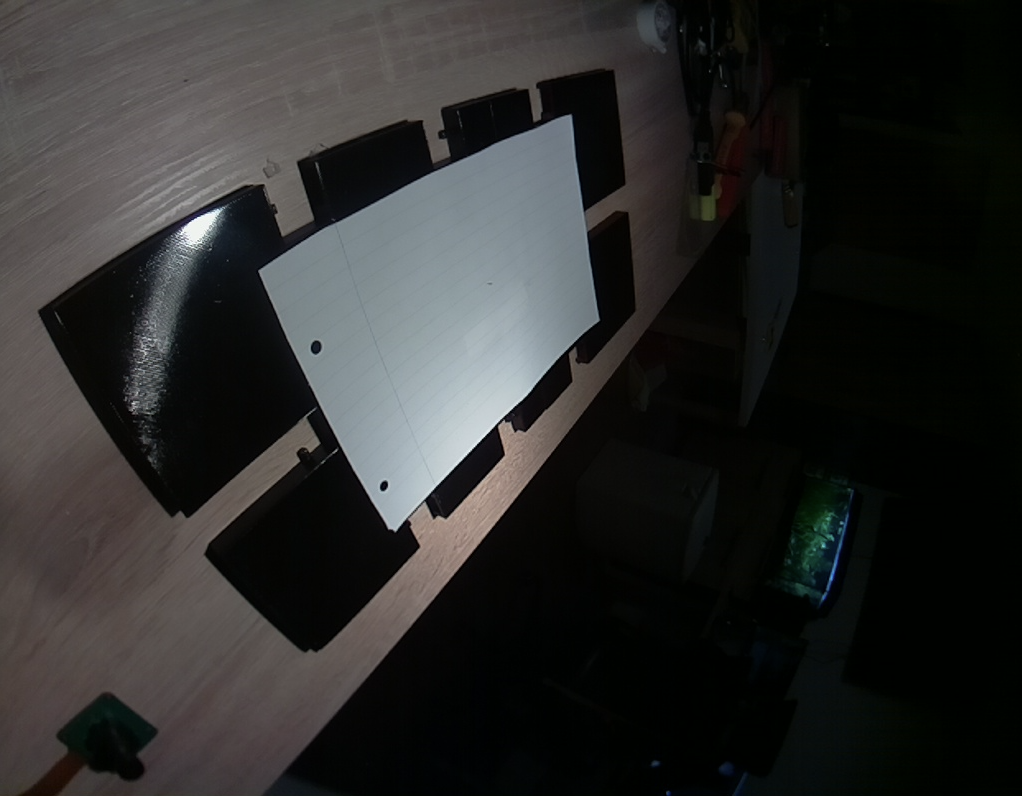
#> input picture code/img_gen_lib/PapierTest/test4.png, 1022 x 796 px, found by its file name
$ python reconvertion_utils.py
#> lines starting #> are read from the running program, lines starting #| are printed output that depends on the picture; after the words box and inside, x2 and y2 are one past the last pixel; in counts of white or black regions, pixels touching at a corner belong together
import matplotlib.pyplot as plt
import numpy as np
import cv2

def detectCornersOfPlatform( img ):
    imgHeight, imgWidth = img.shape

    ###Use Canny for Edges
    canny = cv2.Canny( img, 10, 40 )

    canny = cv2.blur( canny, ( 3, 3 ) )

    plt.imshow( canny )
    plt.show()
    ###################
    # Find Contours
    # sort by size
    # get only contours greater than 20
    # get the outside border of a contour and not the one inside onother

    contours, hierarchy = cv2.findContours(image=canny, mode=cv2.RETR_TREE, method=cv2.CHAIN_APPROX_SIMPLE)
    hierarchy = hierarchy[ 0 ]


    ######################
    # Draw the contours into a new image
    image_copy = np.zeros( ( imgHeight, imgWidth ), dtype = np.uint8 )
    cv2.drawContours(image=image_copy, contours=contours, contourIdx=-1, color=(255, 255, 255), thickness=1)

    #############################
    # Detect contours with corner Harris
    # Draw the detected corners into a new image
    # Get the corner positions by simply searching for the color 255

    dst = cv2.cornerHarris( image_copy, 17, 29, 0.1)
    dst = cv2.dilate(dst,None)
    ret, dst = cv2.threshold(dst,0.1*dst.max(),255,0)
    dst = np.uint8(dst)

    indexes = np.where( dst == 255 )

    return indexes


# [26 lines left out: function cornerDistances, not called in this run]


def transformPlatform( img, r, g, b ):
    imgWidth = img.shape[ 1 ]; imgHeight = img.shape[ 0 ]

    ###########################################################################################################################################
    ###Detect Platform and transform the image
    ###########################################################################################################################################
    platform = np.zeros( ( imgHeight, imgWidth ), dtype = np.uint8 )
    platform = np.where( ( ( img[ :, :, 0 ] > r[ 0 ] ) & img[ :, :, 0 ] < r[ 1 ] ) & ( ( img[ :, :, 1 ] > g[ 0 ] ) & ( img[ :, :, 1 ] < g[ 1 ] ) ) & ( ( img[ :, :, 2 ] > b[ 0 ] ) & img[ :, :, 2 ] < b[ 1 ] ), 255, 0 )
    platform = platform.astype( np.uint8 )

    plt.imshow( platform )
    plt.show()

    indexes = detectCornersOfPlatform( platform )

    #############################
    cornerPositions, ( topLeftCorner, topRightCorner, bottomLeftCorner, bottomRightCorner ) = cornerDistances( indexes, imgWidth, imgHeight )

    ################################
    # Transform the image
    # Rearrange coordinates to order: top-left, top-right, bottom-right, bottom-left

    corners = np.array( [ [ cornerPositions[ topLeftCorner ][ "x" ], cornerPositions[ topLeftCorner ][ "y" ] ],
                        [ cornerPositions[ topRightCorner ][ "x" ], cornerPositions[ topRightCorner ][ "y" ] ],
                        [ cornerPositions[ bottomRightCorner ][ "x" ], cornerPositions[ bottomRightCorner ][ "y" ] ],
                        [ cornerPositions[ bottomLeftCorner ][ "x" ], cornerPositions[ bottomLeftCorner ][ "y" ] ] ] )

    width1 = np.sum( ( corners[ 0 ] - corners[ 1 ] ) ** 2 ) ** 0.5
    width2 = np.sum( ( corners[ 3 ] - corners[ 2 ] ) ** 2 ) ** 0.5
    maxWidth = int( max( width1, width2 ) )

    height1 = np.sum( ( corners[ 0 ] - corners[ 3 ] ) ** 2 ) ** 0.5
    height2 = np.sum( ( corners[ 1 ] - corners[ 2 ] ) ** 2 ) ** 0.5
    maxHeight = int( max( height1, height2 ) )

    destination_corners = [[0, 0], [maxWidth, 0], [maxWidth, maxHeight], [0, maxHeight]]

    M = cv2.getPerspectiveTransform(np.float32(corners), np.float32(destination_corners))
    final = cv2.warpPerspective( img, M, (destination_corners[2][0], destination_corners[2][1]), flags=cv2.INTER_LINEAR)

    return final


# [92 lines left out: functions detectCornersOfPaper, transformImg, not called in this run]


def removeRest( img , points, color = ( 255, 165, 0 ) ):
    cv2.fillPoly( img, pts = [ points ], color = ( 255, 165, 0 ) )
    return img


def showImg( img ):
    fig = plt.figure()

    ax1 = fig.add_subplot( 2, 2, 1 )
    ax1.imshow( img[ :, :, 0 ], cmap = "gray" )

    ax2 = fig.add_subplot( 2, 2, 2 )
    ax2.imshow( img[ :, :, 1 ], cmap = "gray" )

    ax3 = fig.add_subplot( 2, 2, 3 )
    ax3.imshow( img[ :, :, 2 ], cmap = "gray" )

    ax4 = fig.add_subplot( 2, 2, 4 )
    ax4.imshow( img )

    plt.show()

if __name__ == "__main__":

    pImg = cv2.imread( "./PapierTest/test4.png" )
#> pImg is the input picture: shape (796, 1022, 3); mean B, G, R 43, 44, 43.8

    topLeftCorner = np.array( [ [ 0, 0 ], [ 0, 250 ], [ 500, 0 ] ] )
    pImg = removeRest( pImg, topLeftCorner )
#> in removeRest, `cv2.fillPoly( img, pts = [ points ], color = ( 255, 165, 0 ) )`:
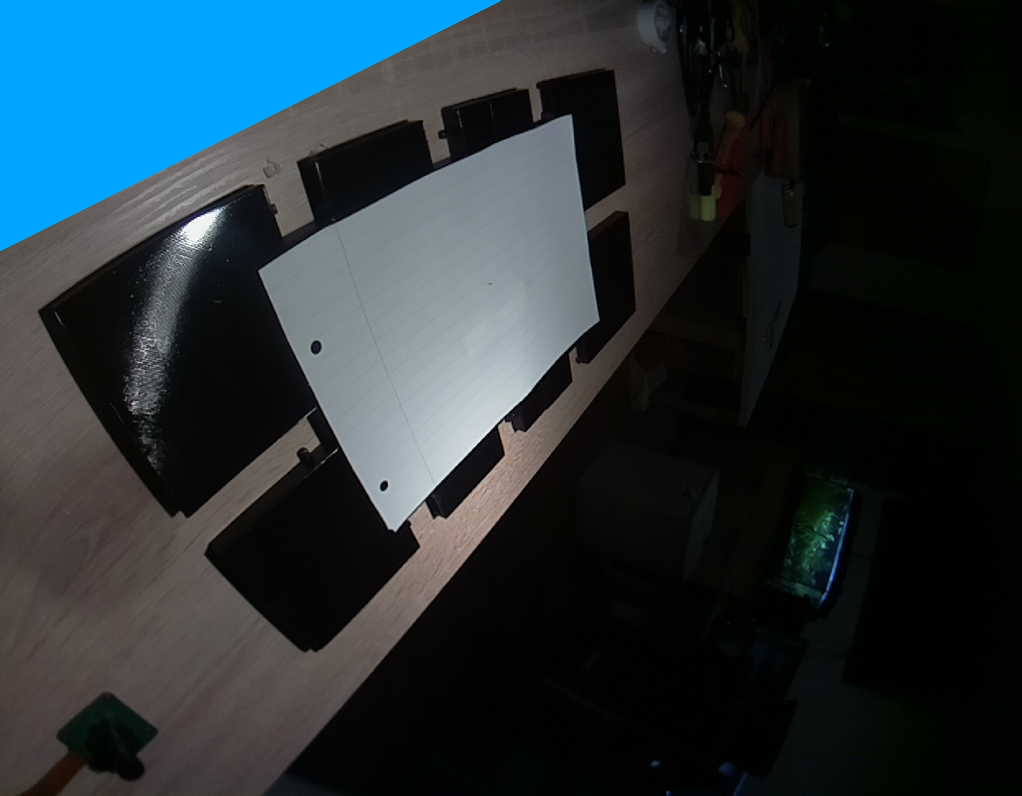
#> img: shape (796, 1022, 3); mean B, G, R 56.1, 50, 36.6

    topRightCorner = np.array( [ [ 700, 0 ], [ 1024, 0 ], [ 1024, 798 ] ] )
    pImg = removeRest( pImg, topRightCorner )

    bottomLeftCorner = np.array( [ [ 0, 350 ], [ 0, 798 ], [ 400, 798 ] ] )
    pImg = removeRest( pImg, bottomLeftCorner )
#> call 3 of removeRest, with points = array of shape (3, 2), color = (255, 165, 0)
#> in removeRest (call 3), `cv2.fillPoly( img, pts = [ points ], color = ( 255, 165, 0 ) )`:
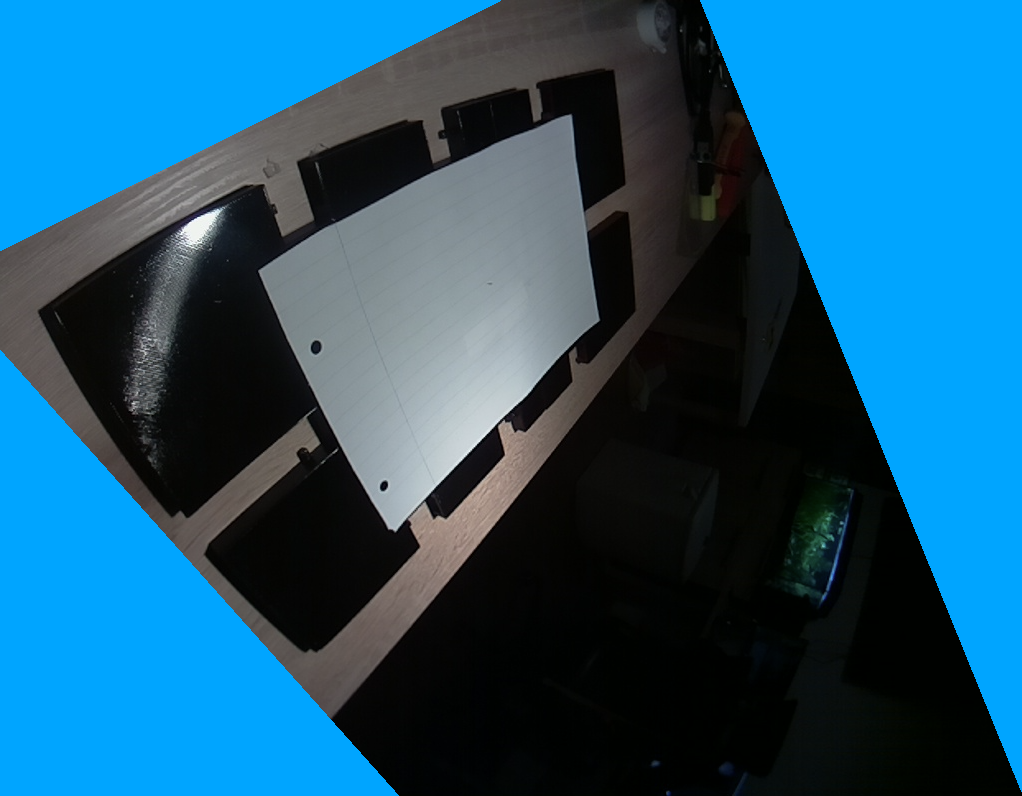
#> img: shape (796, 1022, 3); mean B, G, R 117.4, 86.6, 28.7

    bottomRightCorner = np.array( [ [ 300, 798 ], [ 1024, 0 ], [ 1024, 798 ] ] )
    pImg = removeRest( pImg, bottomRightCorner )
#> call 4 of removeRest, with points = array of shape (3, 2), color = (255, 165, 0)
#> in removeRest (call 4), `cv2.fillPoly( img, pts = [ points ], color = ( 255, 165, 0 ) )`:
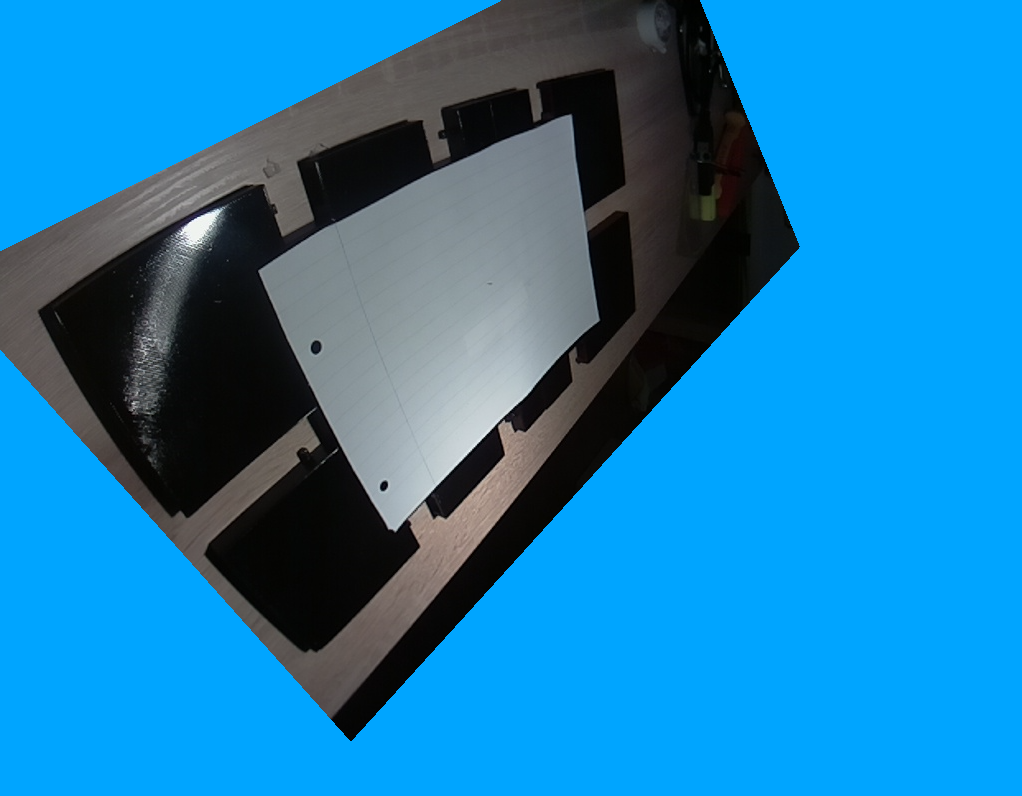
#> img: shape (796, 1022, 3); mean B, G, R 177.6, 124.8, 28

    showImg( pImg )
#> in showImg, `plt.show()`:
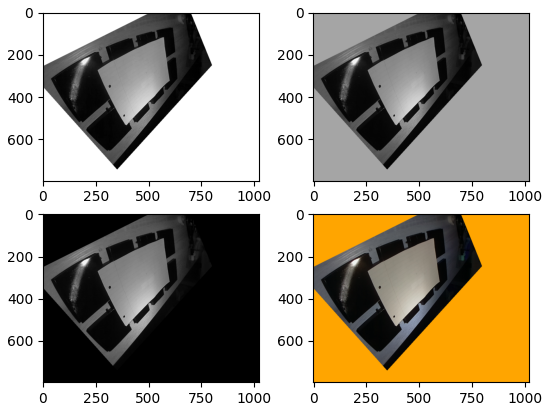
#> figure drawn by matplotlib, 4 panels; B, G, R data is drawn as R, G, B

    p = transformPlatform( pImg, r = ( 0, 20 ), g = ( 0, 20 ), b = ( 0, 20 ) )
#> in transformPlatform, `platform = np.where( ( ( img[ :, :, 0 ] > r[ 0 ] ) & img[ :, :, 0 ] < ..`:
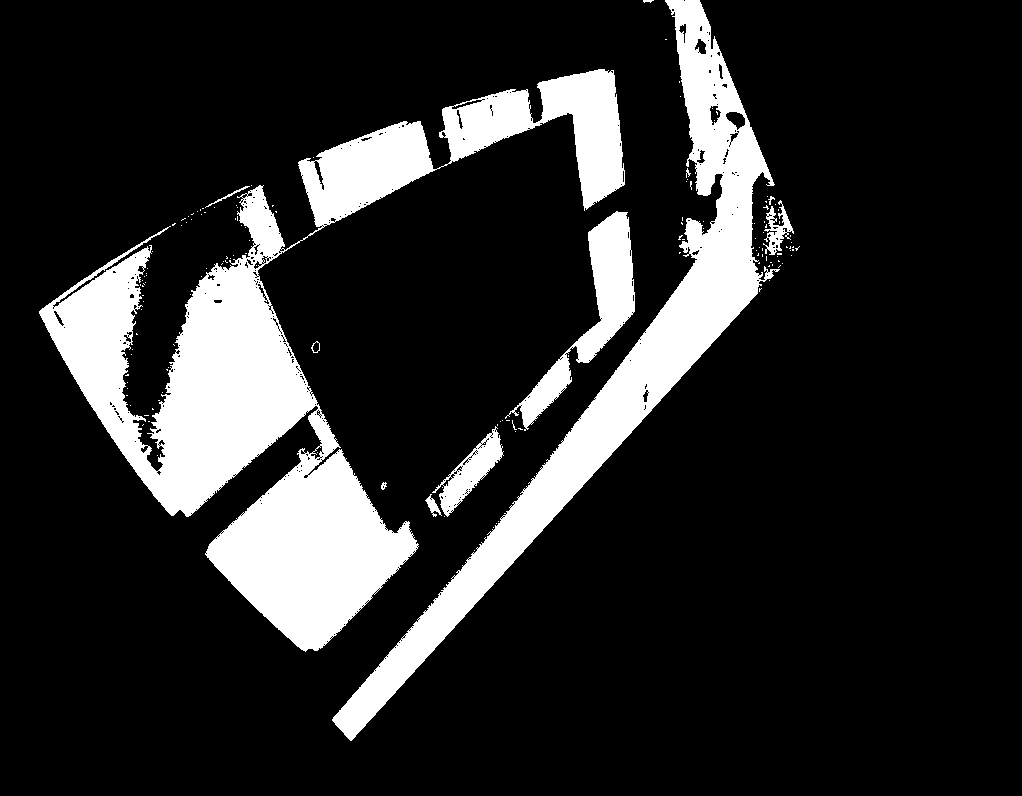
#> platform: shape (796, 1022) int64; 16.2% white; 147 white regions (135 under 20 px), largest, box (x1, y1, x2, y2) and area: (39, 69, 625, 652) 81961, (332, 0, 780, 741) 39751, (505, 211, 635, 431) 6746
#> in detectCornersOfPlatform, `canny = cv2.Canny( img, 10, 40 )`:
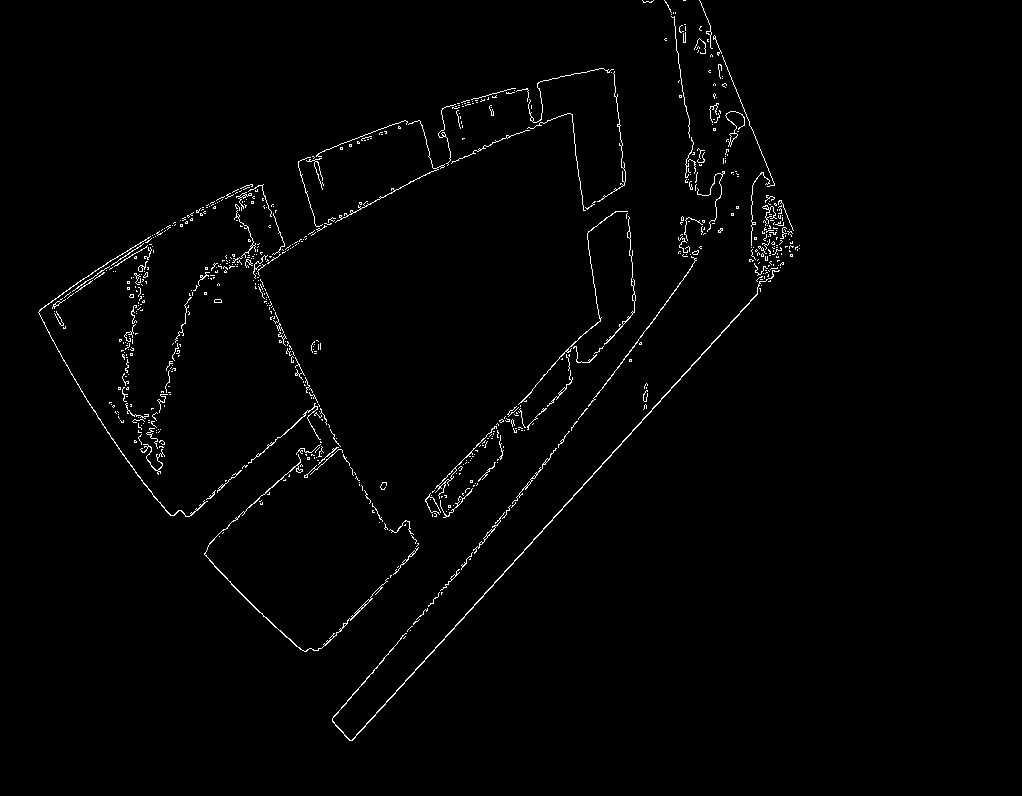
#> canny: shape (796, 1022); 1.3% white in thin lines or dots, all inside (x1, y1, x2, y2) = (38, 0, 800, 741)
#> in detectCornersOfPlatform, `contours, hierarchy = cv2.findContours(image=canny, mode=cv2.RETR_TREE..`: contours = 166 contours, 120 with area under 20; largest, box (x1, y1, x2, y2) and area: (37, 67, 627, 653) 90526, (40, 248, 316, 516) 32838, (206, 450, 416, 650) 22092, (424, 210, 637, 519) 10928, (331, 0, 801, 742) 10013
#> (the run stopped early here; a loop or call above may not have finished)

$ run again, with code/img_gen_lib/PapierTest/test3.png copied over code/img_gen_lib/PapierTest/test4.png
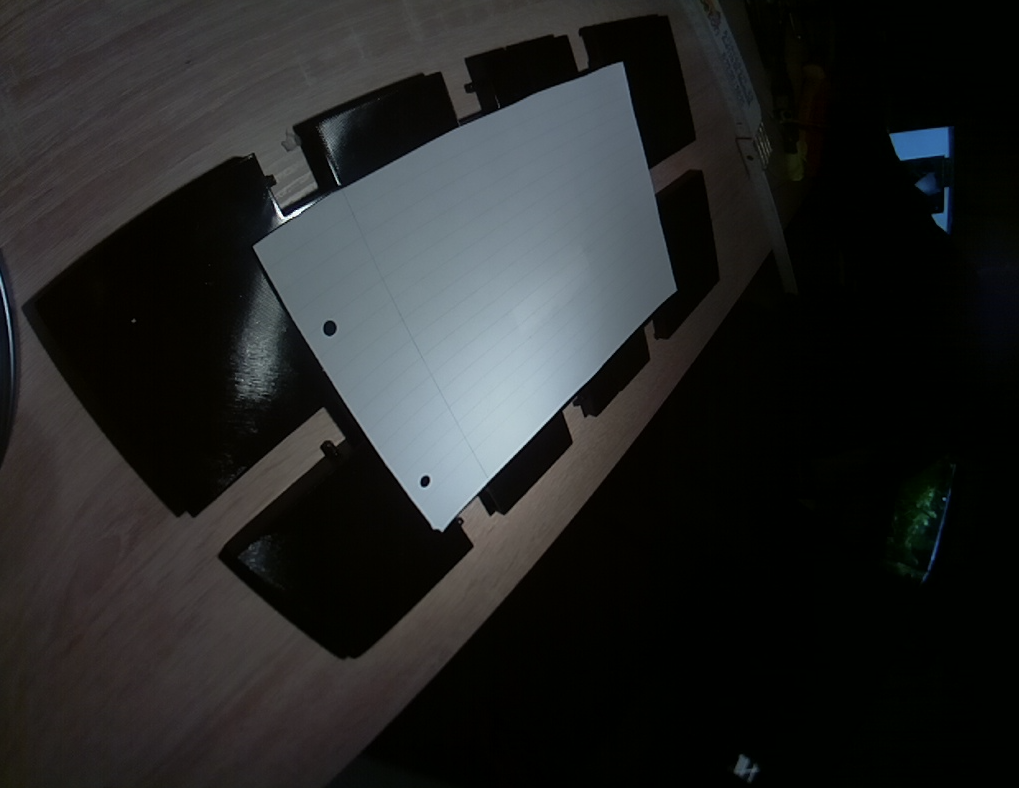
#> input picture code/img_gen_lib/PapierTest/test3.png, 1019 x 788 px, found by its file name
#> pImg is the input picture: shape (788, 1019, 3); mean B, G, R 37.5, 37.8, 36.5
#> in transformPlatform, `platform = np.where( ( ( img[ :, :, 0 ] > r[ 0 ] ) & img[ :, :, 0 ] < ..`:
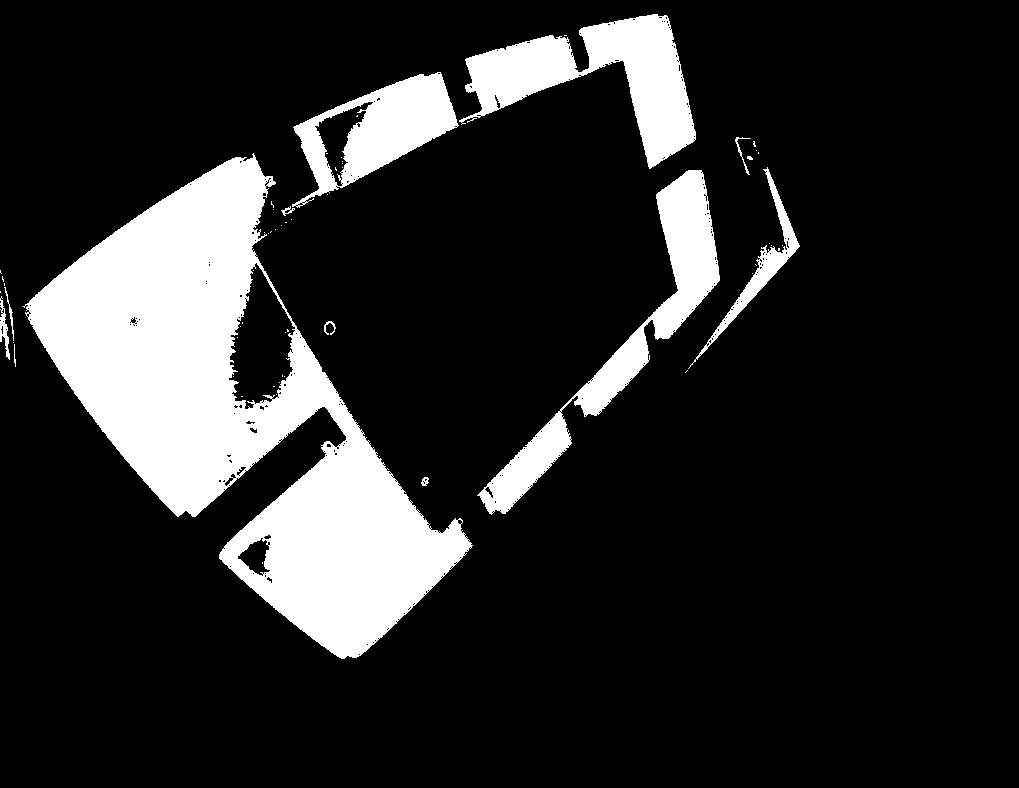
#> platform: shape (788, 1019) int64; 15.8% white; 61 white regions (49 under 20 px), largest, box (x1, y1, x2, y2) and area: (23, 153, 473, 659) 86416, (459, 14, 696, 169) 14722, (477, 170, 720, 515) 13314
#> in detectCornersOfPlatform, `canny = cv2.Canny( img, 10, 40 )`:
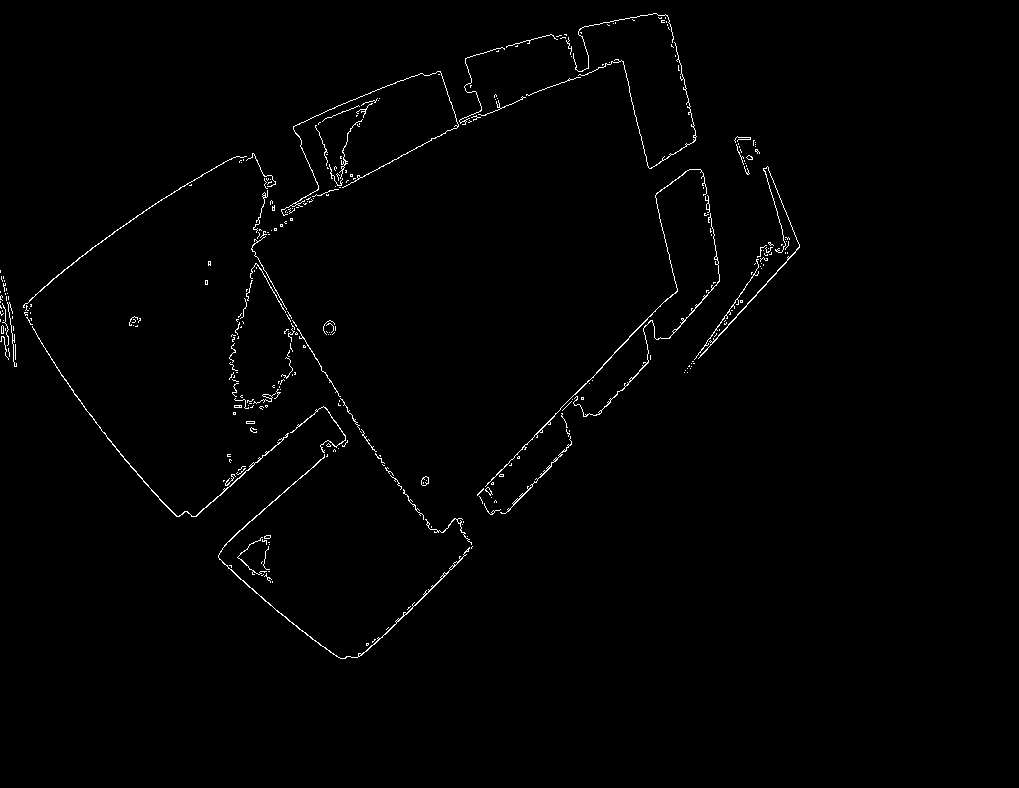
#> canny: shape (788, 1019); 0.99% white in thin lines or dots, all inside (x1, y1, x2, y2) = (0, 13, 800, 659)
#> contours = 72 contours, 39 with area under 20; largest, box (x1, y1, x2, y2) and area: (22, 152, 474, 660) 96192, (28, 157, 471, 658) 82922, (280, 12, 698, 217) 27873, (476, 168, 721, 516) 14952, (581, 14, 695, 167) 8274
